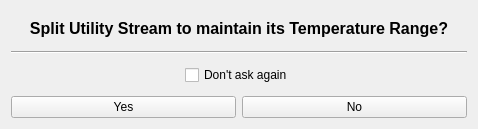
<?xml version="1.0" encoding="UTF-8"?>
<ui version="4.0">
 <class>Remove</class>
 <widget class="QWidget" name="Remove">
  <property name="geometry">
   <rect>
    <x>0</x>
    <y>0</y>
    <width>478</width>
    <height>129</height>
   </rect>
  </property>
  <property name="windowTitle">
   <string>Form</string>
  </property>
  <layout class="QVBoxLayout" name="verticalLayout_2">
   <item>
    <layout class="QVBoxLayout" name="verticalLayout">
     <item>
      <widget class="QLabel" name="label">
       <property name="font">
        <font>
         <pointsize>12</pointsize>
         <weight>75</weight>
         <italic>false</italic>
         <bold>true</bold>
        </font>
       </property>
       <property name="text">
        <string>Split Utility Stream to maintain its Temperature Range?</string>
       </property>
       <property name="alignment">
        <set>Qt::AlignCenter</set>
       </property>
      </widget>
     </item>
     <item>
      <widget class="Line" name="line">
       <property name="orientation">
        <enum>Qt::Horizontal</enum>
       </property>
      </widget>
     </item>
     <item>
      <spacer name="verticalSpacer_2">
       <property name="orientation">
        <enum>Qt::Vertical</enum>
       </property>
       <property name="sizeType">
        <enum>QSizePolicy::Fixed</enum>
       </property>
       <property name="sizeHint" stdset="0">
        <size>
         <width>20</width>
         <height>5</height>
        </size>
       </property>
      </spacer>
     </item>
     <item>
      <layout class="QHBoxLayout" name="horizontalLayout_2">
       <item>
        <spacer name="horizontalSpacer">
         <property name="orientation">
          <enum>Qt::Horizontal</enum>
         </property>
         <property name="sizeHint" stdset="0">
          <size>
           <width>40</width>
           <height>20</height>
          </size>
         </property>
        </spacer>
       </item>
       <item>
        <widget class="QCheckBox" name="lembrar">
         <property name="text">
          <string>Don't ask again</string>
         </property>
        </widget>
       </item>
       <item>
        <spacer name="horizontalSpacer_2">
         <property name="orientation">
          <enum>Qt::Horizontal</enum>
         </property>
         <property name="sizeHint" stdset="0">
          <size>
           <width>40</width>
           <height>20</height>
          </size>
         </property>
        </spacer>
       </item>
      </layout>
     </item>
     <item>
      <spacer name="verticalSpacer">
       <property name="orientation">
        <enum>Qt::Vertical</enum>
       </property>
       <property name="sizeType">
        <enum>QSizePolicy::Fixed</enum>
       </property>
       <property name="sizeHint" stdset="0">
        <size>
         <width>20</width>
         <height>5</height>
        </size>
       </property>
      </spacer>
     </item>
     <item>
      <layout class="QHBoxLayout" name="horizontalLayout">
       <item>
        <widget class="QPushButton" name="sim">
         <property name="text">
          <string>Yes</string>
         </property>
        </widget>
       </item>
       <item>
        <widget class="QPushButton" name="nao">
         <property name="text">
          <string>No</string>
         </property>
        </widget>
       </item>
      </layout>
     </item>
    </layout>
   </item>
  </layout>
 </widget>
 <resources/>
 <connections/>
</ui>
